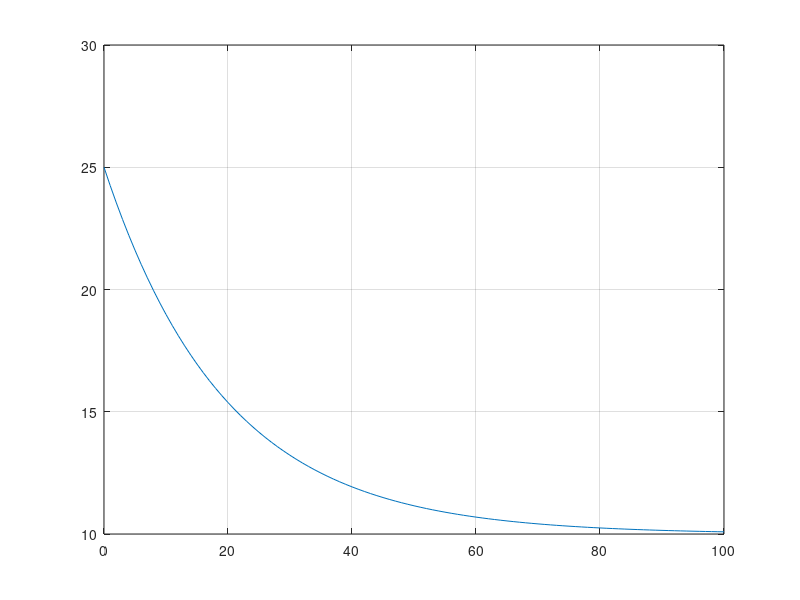

Write MATLAB code to recreate this figure.
K = 0.05;
F=10;
time = 0:100;
T=zeros(1,101);
T(1)=25;

for i = 1:100
    T(i+1) = T(i)-K*(T(i)-F);
end
disp([ time(1:5:101)' T(1:5:101)'])
plot(time,T),grid on
